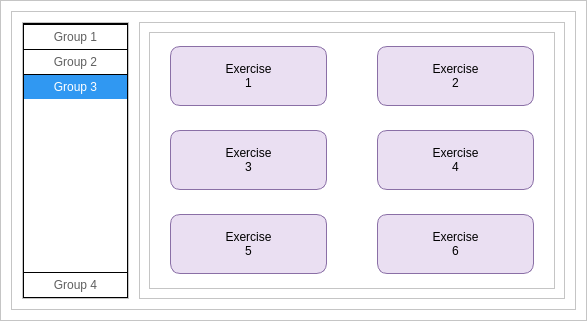
<?xml version="1.0" encoding="UTF-8"?>
<ui version="4.0">
 <class>MainWindow</class>
 <widget class="QMainWindow" name="MainWindow">
  <property name="geometry">
   <rect>
    <x>0</x>
    <y>0</y>
    <width>587</width>
    <height>321</height>
   </rect>
  </property>
  <property name="minimumSize">
   <size>
    <width>0</width>
    <height>0</height>
   </size>
  </property>
  <property name="windowTitle">
   <string>MainWindow</string>
  </property>
  <widget class="QWidget" name="stylesheet">
   <property name="styleSheet">
    <string notr="true">background: white;</string>
   </property>
   <layout class="QHBoxLayout" name="horizontalLayout" stretch="5">
    <property name="spacing">
     <number>0</number>
    </property>
    <property name="leftMargin">
     <number>0</number>
    </property>
    <property name="topMargin">
     <number>0</number>
    </property>
    <property name="rightMargin">
     <number>0</number>
    </property>
    <property name="bottomMargin">
     <number>0</number>
    </property>
    <item>
     <widget class="QFrame" name="content_frame">
      <property name="styleSheet">
       <string notr="true"/>
      </property>
      <property name="frameShape">
       <enum>QFrame::StyledPanel</enum>
      </property>
      <property name="frameShadow">
       <enum>QFrame::Raised</enum>
      </property>
      <layout class="QVBoxLayout" name="verticalLayout" stretch="3">
       <property name="leftMargin">
        <number>10</number>
       </property>
       <property name="topMargin">
        <number>10</number>
       </property>
       <property name="rightMargin">
        <number>10</number>
       </property>
       <property name="bottomMargin">
        <number>10</number>
       </property>
       <item>
        <widget class="QFrame" name="frame">
         <property name="styleSheet">
          <string notr="true">/*QPushButton { 
border-radius: 10px;
background: #F2D0D0;
border: 2px solid #BF7373;
font: 70 10pt &quot;Segoe UI Black&quot;;
padding: 5px;
padding-right: 20px;
padding-left: 20px;
}
*/
QLineEdit { 
background: #F2D0D0;
border: 2px solid #BF7373;
font: 10pt &quot;MS Shell Dlg 2&quot;;
padding: 5px;
}

#add_fee_button{
background: #C3CED9;
border: 1px solid #53687F;
padding-left: 50px;
padding-right: 50px;
padding-top: 20px;
padding-bottom: 20px;
}

QLabel {
font: 10pt &quot;Nirmala UI&quot;;
}</string>
         </property>
         <property name="frameShape">
          <enum>QFrame::StyledPanel</enum>
         </property>
         <property name="frameShadow">
          <enum>QFrame::Raised</enum>
         </property>
         <layout class="QHBoxLayout" name="horizontalLayout_2" stretch="1,4">
          <property name="spacing">
           <number>10</number>
          </property>
          <property name="leftMargin">
           <number>10</number>
          </property>
          <property name="topMargin">
           <number>10</number>
          </property>
          <property name="rightMargin">
           <number>10</number>
          </property>
          <property name="bottomMargin">
           <number>10</number>
          </property>
          <item>
           <widget class="QFrame" name="outer_group_frame">
            <property name="frameShape">
             <enum>QFrame::StyledPanel</enum>
            </property>
            <property name="frameShadow">
             <enum>QFrame::Raised</enum>
            </property>
            <layout class="QVBoxLayout" name="verticalLayout_outer_group">
             <property name="spacing">
              <number>0</number>
             </property>
             <property name="leftMargin">
              <number>0</number>
             </property>
             <property name="topMargin">
              <number>0</number>
             </property>
             <property name="rightMargin">
              <number>0</number>
             </property>
             <property name="bottomMargin">
              <number>0</number>
             </property>
             <item>
              <widget class="QFrame" name="group_frame">
               <property name="styleSheet">
                <string notr="true">QPushButton {
background: transparent;
border: none;
border-top: 1px solid black;
padding: 5px;
font: 70 8pt &quot;Segoe UI Black&quot;;
color: #5F5F5F;
}
QFrame {
border: 1px solid black;
}</string>
               </property>
               <property name="frameShape">
                <enum>QFrame::StyledPanel</enum>
               </property>
               <property name="frameShadow">
                <enum>QFrame::Raised</enum>
               </property>
               <layout class="QVBoxLayout" name="verticalLayout_inner_group">
                <property name="spacing">
                 <number>0</number>
                </property>
                <property name="leftMargin">
                 <number>0</number>
                </property>
                <property name="topMargin">
                 <number>0</number>
                </property>
                <property name="rightMargin">
                 <number>0</number>
                </property>
                <property name="bottomMargin">
                 <number>0</number>
                </property>
                <item>
                 <widget class="QPushButton" name="group1_button">
                  <property name="text">
                   <string>Group 1</string>
                  </property>
                 </widget>
                </item>
                <item>
                 <widget class="QPushButton" name="group2_button">
                  <property name="text">
                   <string>Group 2</string>
                  </property>
                 </widget>
                </item>
                <item>
                 <widget class="QPushButton" name="group3_button">
                  <property name="styleSheet">
                   <string notr="true">background: #3098F2;
color: white;</string>
                  </property>
                  <property name="text">
                   <string>Group 3</string>
                  </property>
                 </widget>
                </item>
                <item>
                 <spacer name="verticalSpacer">
                  <property name="orientation">
                   <enum>Qt::Vertical</enum>
                  </property>
                  <property name="sizeHint" stdset="0">
                   <size>
                    <width>20</width>
                    <height>40</height>
                   </size>
                  </property>
                 </spacer>
                </item>
                <item>
                 <widget class="QPushButton" name="group4_button">
                  <property name="text">
                   <string>Group 4</string>
                  </property>
                 </widget>
                </item>
               </layout>
              </widget>
             </item>
            </layout>
           </widget>
          </item>
          <item>
           <widget class="QFrame" name="stackedWidget_frame">
            <property name="frameShape">
             <enum>QFrame::StyledPanel</enum>
            </property>
            <property name="frameShadow">
             <enum>QFrame::Raised</enum>
            </property>
            <layout class="QHBoxLayout" name="horizontalLayout_3">
             <property name="spacing">
              <number>0</number>
             </property>
             <property name="leftMargin">
              <number>0</number>
             </property>
             <property name="topMargin">
              <number>0</number>
             </property>
             <property name="rightMargin">
              <number>0</number>
             </property>
             <property name="bottomMargin">
              <number>0</number>
             </property>
             <item>
              <widget class="QStackedWidget" name="stackedWidget">
               <property name="styleSheet">
                <string notr="true">QPushButton { 
background: #EADFF2;
border: 1px solid #8A6FA6;
padding-left: 10px;
padding-right: 10px;
padding-top: 15px;
padding-bottom: 15px;
border-radius: 10px;
font: 75 10pt &quot;MS Shell Dlg 2&quot;;
}</string>
               </property>
               <property name="currentIndex">
                <number>0</number>
               </property>
               <widget class="QWidget" name="page">
                <layout class="QVBoxLayout" name="verticalLayout_3">
                 <item>
                  <widget class="QScrollArea" name="scrollArea">
                   <property name="widgetResizable">
                    <bool>true</bool>
                   </property>
                   <widget class="QWidget" name="scrollAreaWidgetContents">
                    <property name="geometry">
                     <rect>
                      <x>0</x>
                      <y>0</y>
                      <width>404</width>
                      <height>255</height>
                     </rect>
                    </property>
                    <layout class="QGridLayout" name="gridLayout">
                     <property name="leftMargin">
                      <number>20</number>
                     </property>
                     <property name="rightMargin">
                      <number>20</number>
                     </property>
                     <property name="horizontalSpacing">
                      <number>50</number>
                     </property>
                     <property name="verticalSpacing">
                      <number>20</number>
                     </property>
                     <item row="0" column="0">
                      <widget class="QPushButton" name="create_exercise_button">
                       <property name="minimumSize">
                        <size>
                         <width>0</width>
                         <height>0</height>
                        </size>
                       </property>
                       <property name="styleSheet">
                        <string notr="true"/>
                       </property>
                       <property name="text">
                        <string>Exercise 
1</string>
                       </property>
                       <property name="flat">
                        <bool>false</bool>
                       </property>
                      </widget>
                     </item>
                     <item row="0" column="1">
                      <widget class="QPushButton" name="create_exercise_button_2">
                       <property name="minimumSize">
                        <size>
                         <width>0</width>
                         <height>0</height>
                        </size>
                       </property>
                       <property name="styleSheet">
                        <string notr="true"/>
                       </property>
                       <property name="text">
                        <string>Exercise 
2</string>
                       </property>
                       <property name="flat">
                        <bool>false</bool>
                       </property>
                      </widget>
                     </item>
                     <item row="1" column="0">
                      <widget class="QPushButton" name="create_exercise_button_3">
                       <property name="minimumSize">
                        <size>
                         <width>0</width>
                         <height>0</height>
                        </size>
                       </property>
                       <property name="styleSheet">
                        <string notr="true"/>
                       </property>
                       <property name="text">
                        <string>Exercise 
3</string>
                       </property>
                       <property name="flat">
                        <bool>false</bool>
                       </property>
                      </widget>
                     </item>
                     <item row="1" column="1">
                      <widget class="QPushButton" name="create_exercise_button_4">
                       <property name="minimumSize">
                        <size>
                         <width>0</width>
                         <height>0</height>
                        </size>
                       </property>
                       <property name="styleSheet">
                        <string notr="true"/>
                       </property>
                       <property name="text">
                        <string>Exercise 
4</string>
                       </property>
                       <property name="flat">
                        <bool>false</bool>
                       </property>
                      </widget>
                     </item>
                     <item row="2" column="0">
                      <widget class="QPushButton" name="create_exercise_button_6">
                       <property name="minimumSize">
                        <size>
                         <width>0</width>
                         <height>0</height>
                        </size>
                       </property>
                       <property name="styleSheet">
                        <string notr="true"/>
                       </property>
                       <property name="text">
                        <string>Exercise 
5</string>
                       </property>
                       <property name="flat">
                        <bool>false</bool>
                       </property>
                      </widget>
                     </item>
                     <item row="2" column="1">
                      <widget class="QPushButton" name="create_exercise_button_5">
                       <property name="minimumSize">
                        <size>
                         <width>0</width>
                         <height>0</height>
                        </size>
                       </property>
                       <property name="styleSheet">
                        <string notr="true"/>
                       </property>
                       <property name="text">
                        <string>Exercise 
6</string>
                       </property>
                       <property name="flat">
                        <bool>false</bool>
                       </property>
                      </widget>
                     </item>
                    </layout>
                   </widget>
                  </widget>
                 </item>
                </layout>
               </widget>
               <widget class="QWidget" name="page_2">
                <layout class="QVBoxLayout" name="verticalLayout_4">
                 <item>
                  <widget class="QScrollArea" name="scrollArea_2">
                   <property name="widgetResizable">
                    <bool>true</bool>
                   </property>
                   <widget class="QWidget" name="scrollAreaWidgetContents_2">
                    <property name="geometry">
                     <rect>
                      <x>0</x>
                      <y>0</y>
                      <width>404</width>
                      <height>255</height>
                     </rect>
                    </property>
                    <layout class="QGridLayout" name="gridLayout_2">
                     <property name="sizeConstraint">
                      <enum>QLayout::SetDefaultConstraint</enum>
                     </property>
                     <property name="leftMargin">
                      <number>20</number>
                     </property>
                     <property name="rightMargin">
                      <number>20</number>
                     </property>
                     <property name="horizontalSpacing">
                      <number>50</number>
                     </property>
                     <property name="verticalSpacing">
                      <number>20</number>
                     </property>
                     <item row="0" column="0">
                      <widget class="QPushButton" name="create_exercise_button_7">
                       <property name="minimumSize">
                        <size>
                         <width>0</width>
                         <height>0</height>
                        </size>
                       </property>
                       <property name="styleSheet">
                        <string notr="true"/>
                       </property>
                       <property name="text">
                        <string>Exercise 
1</string>
                       </property>
                       <property name="flat">
                        <bool>false</bool>
                       </property>
                      </widget>
                     </item>
                     <item row="0" column="1">
                      <widget class="QPushButton" name="create_exercise_button_8">
                       <property name="minimumSize">
                        <size>
                         <width>0</width>
                         <height>0</height>
                        </size>
                       </property>
                       <property name="styleSheet">
                        <string notr="true"/>
                       </property>
                       <property name="text">
                        <string>Exercise 
2</string>
                       </property>
                       <property name="flat">
                        <bool>false</bool>
                       </property>
                      </widget>
                     </item>
                     <item row="1" column="0">
                      <widget class="QPushButton" name="create_exercise_button_9">
                       <property name="minimumSize">
                        <size>
                         <width>0</width>
                         <height>0</height>
                        </size>
                       </property>
                       <property name="styleSheet">
                        <string notr="true"/>
                       </property>
                       <property name="text">
                        <string>Exercise 
3</string>
                       </property>
                       <property name="flat">
                        <bool>false</bool>
                       </property>
                      </widget>
                     </item>
                     <item row="1" column="1">
                      <widget class="QPushButton" name="create_exercise_button_11">
                       <property name="minimumSize">
                        <size>
                         <width>0</width>
                         <height>0</height>
                        </size>
                       </property>
                       <property name="styleSheet">
                        <string notr="true"/>
                       </property>
                       <property name="text">
                        <string>Exercise 
4</string>
                       </property>
                       <property name="flat">
                        <bool>false</bool>
                       </property>
                      </widget>
                     </item>
                     <item row="2" column="0">
                      <widget class="QPushButton" name="create_exercise_button_13">
                       <property name="minimumSize">
                        <size>
                         <width>0</width>
                         <height>0</height>
                        </size>
                       </property>
                       <property name="styleSheet">
                        <string notr="true"/>
                       </property>
                       <property name="text">
                        <string>Exercise 
5</string>
                       </property>
                       <property name="flat">
                        <bool>false</bool>
                       </property>
                      </widget>
                     </item>
                     <item row="2" column="1">
                      <widget class="QPushButton" name="create_exercise_button_12">
                       <property name="minimumSize">
                        <size>
                         <width>0</width>
                         <height>0</height>
                        </size>
                       </property>
                       <property name="styleSheet">
                        <string notr="true"/>
                       </property>
                       <property name="text">
                        <string>Exercise 
6</string>
                       </property>
                       <property name="flat">
                        <bool>false</bool>
                       </property>
                      </widget>
                     </item>
                    </layout>
                   </widget>
                  </widget>
                 </item>
                </layout>
               </widget>
              </widget>
             </item>
            </layout>
           </widget>
          </item>
         </layout>
        </widget>
       </item>
      </layout>
     </widget>
    </item>
   </layout>
  </widget>
 </widget>
 <resources>
  <include location="resources.qrc"/>
 </resources>
 <connections/>
</ui>
